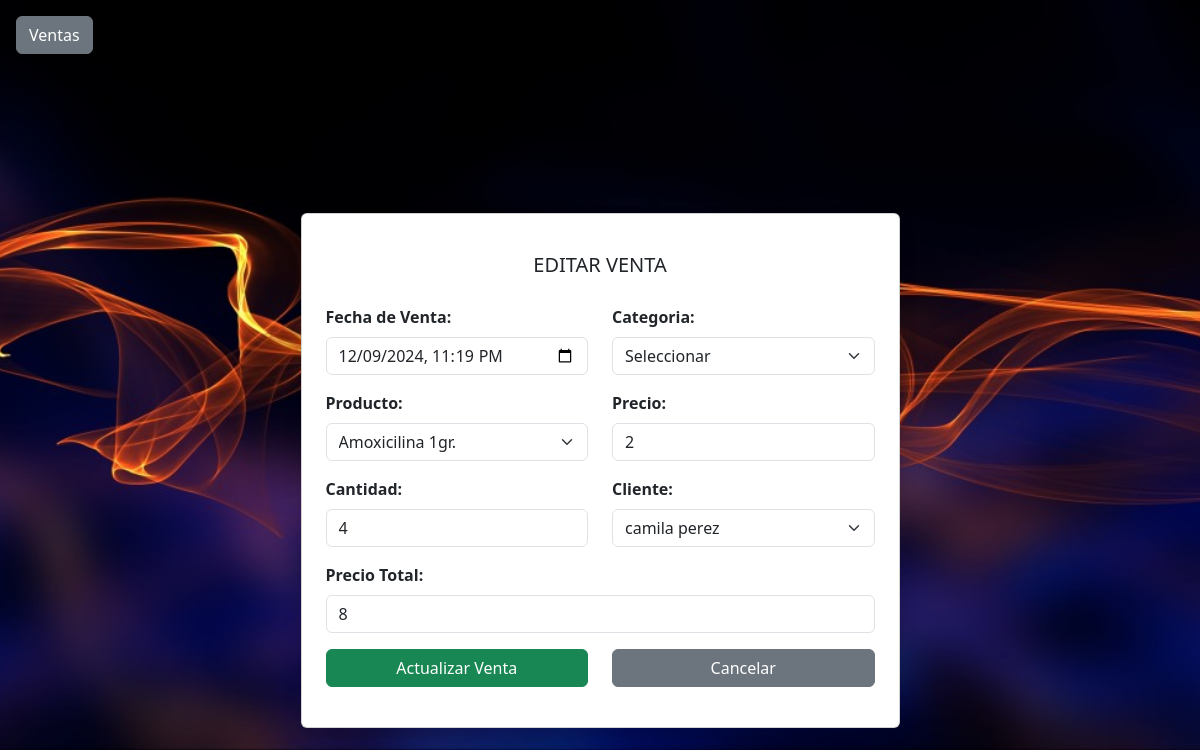
The page /ventas/editar/1 on the database as committed earlier.
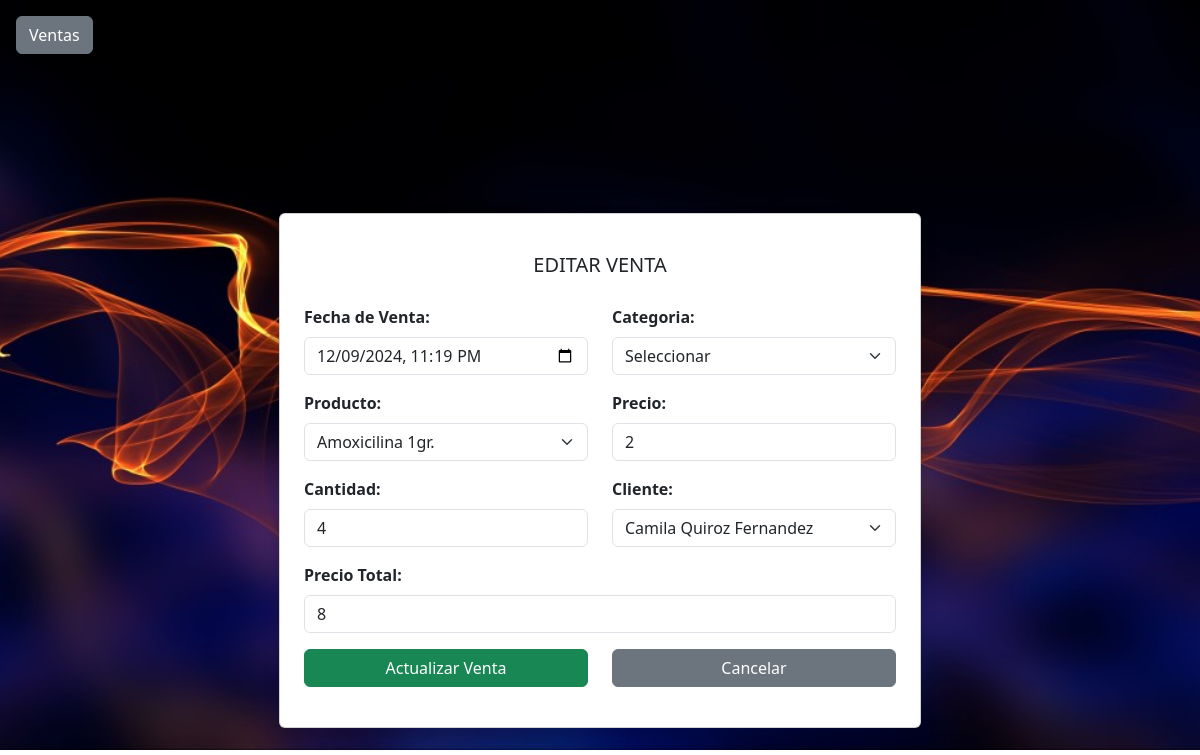
The same page on the database as committed later.
### tables this page shows
CREATE TABLE venta(
    cod_ven INTEGER PRIMARY KEY AUTOINCREMENT, 
    fecha_ven TEXT NOT NULL,
    id_pro INTEGER NOT NULL,
    precio INTEGER NOT NULL,
    cantidad INTEGER NOT NULL,
    cod_cli INTEGER NOT NULL,
    FOREIGN KEY (id_pro) REFERENCES producto (id_pro),
    FOREIGN KEY (cod_cli) REFERENCES cliente (cod_cli)
    );

CREATE TABLE cliente (
        cod_cli INTEGER PRIMARY KEY,
        nombre TEXT NOT NULL,
        apellido TEXT NOT NULL,
        telefono TEXT NOT NULL
        );

CREATE TABLE producto (
        id_pro INTEGER PRIMARY KEY,
        cod_pro INTEGER NOT NULL,
        nombre_pro TEXT UNIQUE NOT NULL,
        precio_unitario INTEGER NOT NULL,
        precio_de_venta INTEGER NOT NULL,
        fecha_caducidad TEXT NOT NULL,
        cantidad INTEGER NOT NULL,
        descripcion TEXT NOT NULL,
        cod_cate INTEGER NOT NULL,
        FOREIGN KEY (cod_cate) REFERENCES categoria (cod_cate)
        );

### app.py (the view)
@app.route("/ventas/editar/<int:cod_ven>")
def editar_venta(cod_ven):
    conn=sqlite3.connect("sistema_farmacia.db")
    conn.row_factory=sqlite3.Row
    cursor=conn.cursor()
    cursor.execute('SELECT cod_cli, nombre, apellido FROM cliente')
    clientes = cursor.fetchall()
    cursor.execute('SELECT id_pro, nombre_pro,precio_de_venta ,cod_cate FROM producto')
    productos = cursor.fetchall()
    cursor.execute('SELECT cod_cate, nombre_cate FROM categoria')
    categorias = cursor.fetchall()
    cursor.execute("select * from venta where cod_ven=?",(cod_ven,))
    venta= cursor.fetchone()
    conn.close()
    return render_template("/ventas/editar_venta.html",venta=venta,productos=productos,clientes=clientes,categorias=categorias)

### templates/ventas/editar_venta.html (shortened to what this page needs)
<!doctype html>
<html lang="es">
  <head>
    <link href="https://cdn.jsdelivr.net/npm/bootstrap@5.3.3/dist/css/bootstrap.min.css" rel="stylesheet">
    <link rel="stylesheet" href="{{ url_for('static', filename='css/estilos_registro_usuario.css') }}">
  </head>
  <body>
    <a href="/ventas" class="btn btn-secondary m-3">Ventas</a>
    <div class="container d-flex justify-content-center align-items-center vh-100">
        <div class="card p-4 shadow container-form">
            <div class="form-header">
                <h5>EDITAR VENTA</h5>
            </div>
            <form action="{{ url_for('actualizar_venta') }}" method="POST">
                <div class="row mb-3">
                    <div class="col-md-6">
                        <label for="fecha_ven" class="form-label">Fecha de Venta:</label>
                        <input type="datetime-local" class="form-control" name="fecha_ven" value="{{ venta['fecha_ven'] }}">
                    </div>
                    <div class="col-md-6">
                        <label for="cod_cate" class="form-label">Categoria:</label>
                        <select id="cod_cate" class="form-select" required onchange="filtrarProductos()">
                            <option value="">Seleccionar</option>
                        </select>
                    </div>
                </div>
                <div class="row mb-3">
                    <div class="col-md-6">
                        <label for="id_pro" class="form-label">Producto:</label>
                        <select id="id_pro" class="form-select" name="id_pro" required onchange="mostrarPrecio()">
                            {% for producto in productos %}
                            <option value="{{ producto.id_pro }}"{% if producto.id_pro == venta.id_pro %}selected{% endif %} data-categoria="{{ producto.cod_cate }}" data-precio="{{ producto.precio_de_venta }}">{{ producto.nombre_pro }}</option>
                            {% endfor %}
                        </select>
                    </div>
                    <div class="col-md-6">
                        <label for="precio" class="form-label">Precio:</label>
                        <input type="number" class="form-control" id="precio" name="precio" value="{{ venta.precio }}" required readonly>
                    </div>
                </div>
                <div class="row mb-3">
                    <div class="col-md-6">
                        <label for="cantidad" class="form-label">Cantidad:</label>
                        <input type="number" class="form-control" id="cantidad" name="cantidad" value="{{ venta.cantidad }}" required oninput="calcularPrecioTotal()">
                    </div>
                    <div class="col-md-6">
                        <label for="cod_cli" class="form-label">Cliente:</label>
                        <select id="cod_cli" class="form-select" name="cod_cli" required>
                            {% for cliente in clientes %}
                            <option value="{{ cliente.cod_cli }}"{% if cliente.cod_cli == venta.cod_cli %}selected{% endif %}>{{ cliente.nombre }} {{ cliente.apellido }}</option>
                            {% endfor %}
                        </select>
                    </div>
                </div>
                <div class="row mb-3">
                    <div class="col-md-12">
                        <label for="precio_total" class="form-label">Precio Total:</label>
                        <input type="number" class="form-control" id="precio_total" name="precio_total" value="{{ venta.precio * venta.cantidad }}" required readonly>
                    </div>
                </div>
                <div class="row mb-3">
                    <div class="col-md-6">
                        <button class="btn btn-success w-100">Actualizar Venta</button>
                    </div>
                    <div class="col-md-6">
                        <a href="/ventas" class="btn btn-secondary w-100">Cancelar</a>
                    </div>
                </div>
            </form>
        </div>
    </div>
  </body>
</html>

Rows that differ between the two databases and show on the page:
changed through a linked row, venta "Amoxicilina 1gr.": cod_cli "camila perez" → "Camila Quiroz Fernandez"
